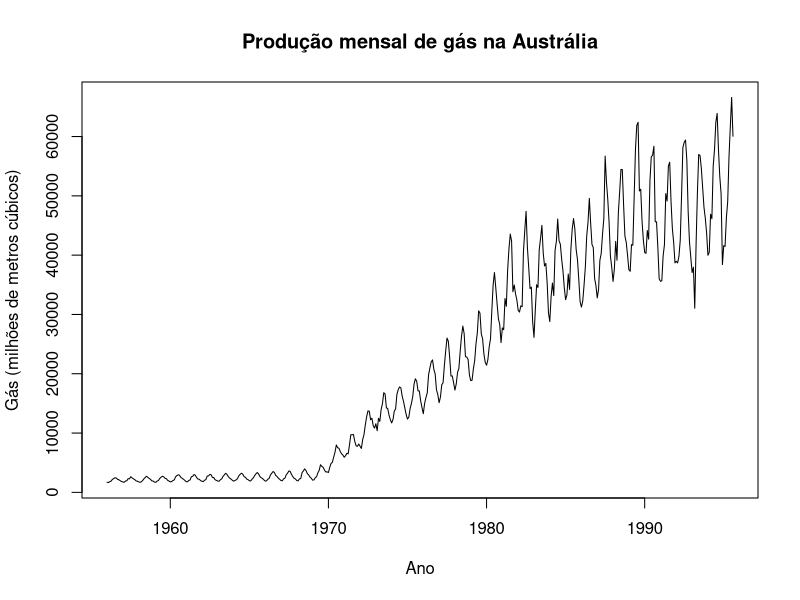
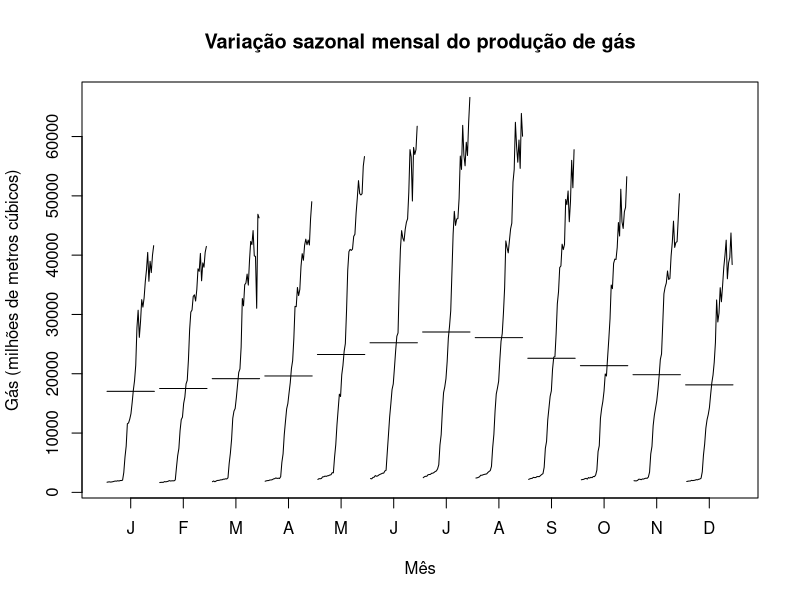
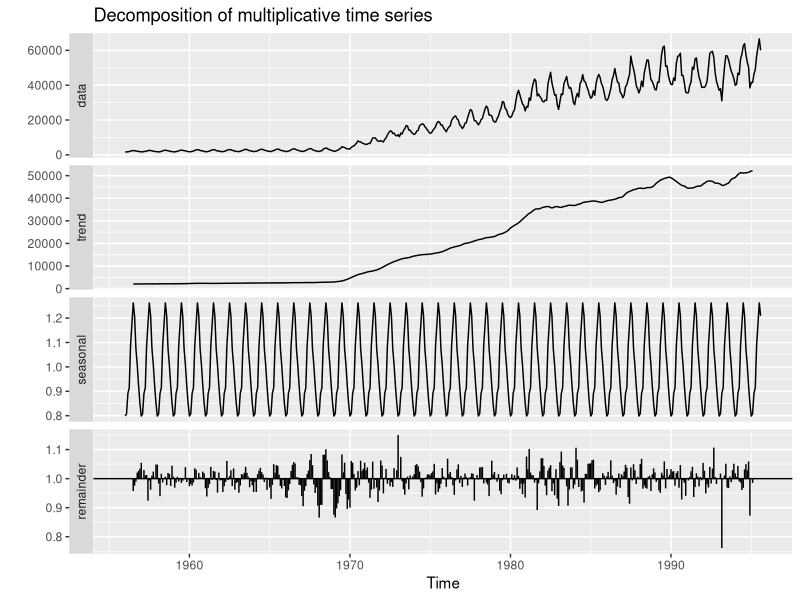
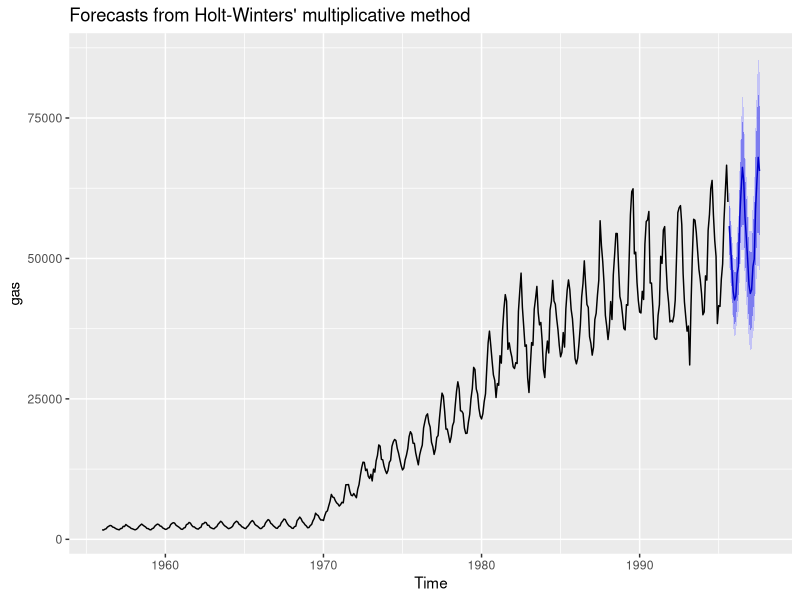
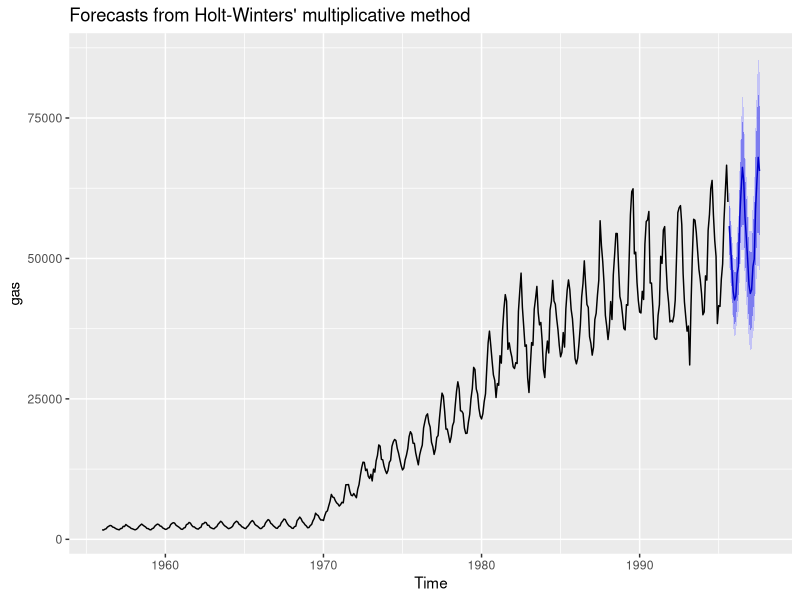
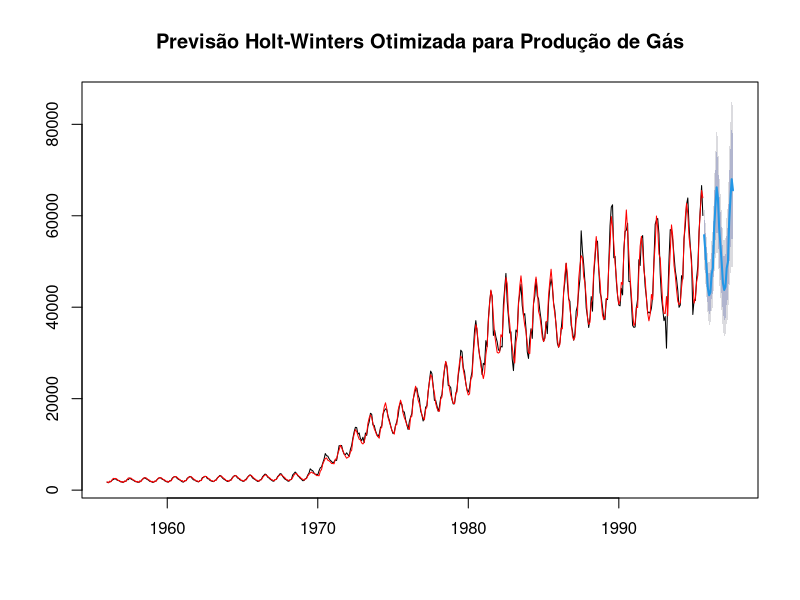
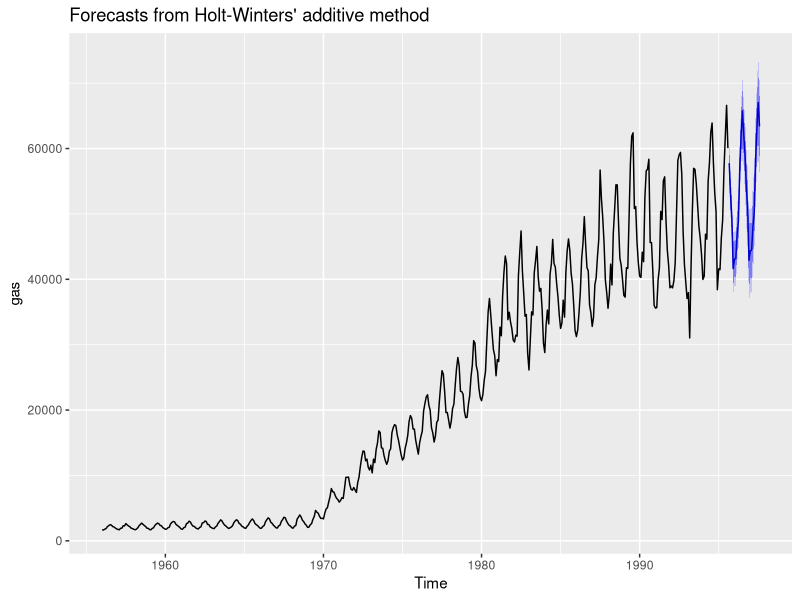
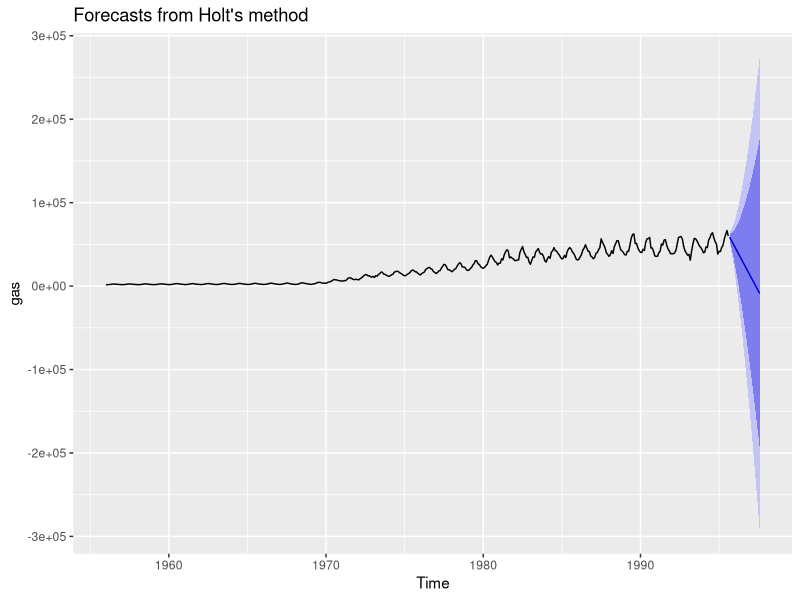

These charts were generated, in order, by the following R code:

### Trabalho 2 A.D.
## 1. Construam um gráfico temporal da série cronológica e descrevam as suas
# principais características. 

install.packages("dplyr")
library(dplyr)

install.packages("forecast")
install.packages("lmtest")
library(forecast)
library(lmtest)

data <- gas
show(data)

# Verificando estrutura da série temporal
str(data)

# Plotando gráfico temporal
plot(data, main="Produção mensal de gás na Austrália", ylab="Gás (milhões de metros cúbicos)", xlab="Ano")
monthplot(gas, main="Variação sazonal mensal do produção de gás", ylab="Gás (milhões de metros cúbicos)", xlab="Mês")


## Tendência: A série apresenta uma tendência ascendente ao longo do tempo, indicando um aumento na produção de gás na Austrália durante o período analisado.
## Sazonalidade: Há uma forte componente sazonal, com padrões que se repetem anualmente, aumentando a cada ano, indicando a presença de uma sazonalidade multiplicativa.
## Variabilidade: A amplitude das variações sazonais parece aumentar ao longo do tempo, sugerindo que a variabilidade na  produção de gás se torna mais pronunciada nos anos mais recentes.

################################################################################

## 2. Decomponham a série nas diferentes componentes, ilustrando graficamente a
#decomposição efetuada. Comentem os resultados. 

# Decompor a série temporal usando decompose
data_decomp <- decompose(data, type="multiplicative")

# Plotar a decomposição com decompose
autoplot(data_decomp)

# A tendência crescente mostra o aumento geral na produção de gás ao longo dos anos.
# A componente sazonal mostra um padrão que se repete anualmente.
# A componente residual captura as variações que não são explicadas pela tendência ou sazonalidade, incluindo ruídos. Podemos ver inicialmente um decrescimento do resíduos até pouco antes dos anos 80, quando ele volta a crescer e variar cada vez mais a cada ano.

################################################################################

## 3. Aplicação dos métodos de previsão, cálculo dos erros, e gráfico otimizado

#Aplicando Holt-Winters para sazonalidade mutiplicativa <<<< Método escolhido para esse projeto
holt_wintersM<-hw(gas,seasonal="multiplicative", h=24)
summary(holt_wintersM)
autoplot(holt_wintersM)
autoplot(forecast(holt_wintersM))

plot(holt_wintersM, main="Previsão Holt-Winters Otimizada para Produção de Gás")
lines(fitted(holt_wintersM), col = "red")

#Aplicando Holt-Winters para sazonalidade aditiva
holt_wintersA<-hw(gas,seasonal="additive", h=24)
summary(holt_wintersA)
autoplot(holt_wintersA)

#Aplicando método de Holt
holt_gas<-holt(gas,h=24)
summary(holt_gas)
autoplot(holt_gas)

#Aplicando Método de Amortecimento Exponencial Simples
AESimples_gas <- ses(gas, h=24)
summary(AESimples_gas)
autoplot(AESimples_gas)

#Comparação dos erros entre os métodos

accuracy(holt_wintersM)
accuracy(holt_wintersA)
accuracy(holt_gas)
accuracy(AESimples_gas)

################################################################################

## 4. Análise dos resíduos
residuals <- residuals(holt_wintersM)
acf(residuals, main = "Função de Autocorrelação dos Resíduos")
qqnorm(residuals)
qqline(residuals, col="red")
shapiro.test(residuals)

checkresiduals(holt_wintersM)

################################################################################

#Regressão Linear

# Carregar o pacote forecast
library(forecast)

# Carregar a série temporal gas
data("gas")

# Criar um dataframe com a série gas e uma variável de tempo
gas_data <- data.frame(
  time = time(gas),
  gas = as.numeric(gas)
)

# Ajustar um modelo de regressão linear simples
model <- lm(gas ~ time, data = gas_data)

# Resumo do modelo
summary(model)

# Plotar a série temporal e a linha de regressão
plot(gas, main="Produção de Gás Natural na Austrália", ylab="Produção (milhões de metros cúbicos)", xlab="Tempo")
abline(model, col="red")


# Previsões para os próximos 24 meses
start_time <- max(gas_data$time)
time_intervals <- start_time + seq(0.083, 0.083 * 24, by = 0.083)

# Inicializar um dataframe para armazenar as previsões
forecast_results <- data.frame(
  time = time_intervals,
  fit = numeric(length(time_intervals)),
  lwr = numeric(length(time_intervals)),
  upr = numeric(length(time_intervals))
)

# Loop para gerar previsões com intervalos de confiança
for (i in 1:length(time_intervals)) {
  previsao <- predict(model,
                      newdata = data.frame(time = time_intervals[i]),
                      interval = "prediction",
                      level = 0.95)
  
  forecast_results$fit[i] <- previsao[1, "fit"]
  forecast_results$lwr[i] <- previsao[1, "lwr"]
  forecast_results$upr[i] <- previsao[1, "upr"]
}

# Mostrar resultados das previsões
print(forecast_results)

# Plotar a série temporal original e as previsões

lines(forecast_results$time, forecast_results$fit, col="blue", lwd=3)
lines(forecast_results$time, forecast_results$lwr, col="red", lty=2, lwd=2)
lines(forecast_results$time, forecast_results$upr, col="red", lty=2, lwd=2)
abline(model, col="green", lwd=2)

# Verificação dos pressupostos do Modelo
# Independencia
plot(residuals(model), col="red")
abline(h = 0, lty = 2, lwd = 1.5)

#Normalidade
shapiro_reg <- shapiro.test(residuals(model))
shapiro_reg

#Homocedasticidade
bptest(model)

# Juntando todos os dados em um único dataframe
forecasts_HWM <- forecast(holt_wintersM)
forecasts_HWA <- forecast(holt_wintersA)
forecasts_HOLT <- forecast(holt_gas)
forecasts_AES <- forecast(AESimples_gas)

forecastHWM_mean <- as.numeric(forecasts_HWM$mean)
forecastHWM_time <- time(forecasts_HWM$mean)

forecastHWA_mean <- as.numeric(forecasts_HWA$mean)
forecastHWA_time <- time(forecasts_HWA$mean)

forecastHOLT_mean <- as.numeric(forecasts_HOLT$mean)
forecastHOLT_time <- time(forecasts_HOLT$mean)

forecastAES_mean <- as.numeric(forecasts_AES$mean)
forecastAES_time <- time(forecasts_AES$mean)


df_HWM <- data.frame(
  Time = forecastHWM_time,
  Forecast = forecastHWM_mean
)

df_HWA <- data.frame(
  Time = forecastHWA_time,
  Forecast = forecastHWA_mean
)

df_HOLT <- data.frame(
  Time = forecastHOLT_time,
  Forecast = forecastHOLT_mean
)

df_AES <- data.frame(
  Time = forecastAES_time,
  Forecast = forecastAES_mean
)

# Função para converter a coluna `time` de formato fracionário para Ano/Mês
convert_to_year_month <- function(frac_year) {
  year <- floor(frac_year)
  month <- round((frac_year - year) * 12)
  return(sprintf("%d/%02d", year, month))
}

# Aplicar a função de conversão para a coluna `time`
forecast_results$time <- sapply(forecast_results$time, convert_to_year_month)
df_HWM$Time <- sapply(df_HWM$Time, convert_to_year_month)
df_HWA$Time <- sapply(df_HWA$Time, convert_to_year_month)
df_HOLT$Time <- sapply(df_HOLT$Time, convert_to_year_month)
df_AES$Time <- sapply(df_AES$Time, convert_to_year_month)

forecast_results <- forecast_results %>%
  select(time, fit) %>%
  rename(`Regressão Linear` = fit)

df_HWM <- df_HWM %>%
  select(Time, `Forecast`) %>%
  rename(`Holt Winter Mult` = `Forecast`)

df_HWA <- df_HWA %>%
  select(Time, `Forecast`) %>%
  rename(`Holt Winters Adit` = `Forecast`)

df_HOLT <- df_HOLT %>%
  select(Time, `Forecast`) %>%
  rename(`Holt` = `Forecast`)

df_AES <- df_AES %>%
  select(Time, `Forecast`) %>%
  rename(`AES` = `Forecast`)

# Renomear a coluna `Time` para `time` em todos os dataframes para uniformidade
df_HWM <- df_HWM %>% rename(time = Time)
df_HWA <- df_HWA %>% rename(time = Time)
df_HOLT <- df_HOLT %>% rename(time = Time)
df_AES <- df_AES %>% rename(time = Time)

# Mesclar todos os dataframes com base na coluna `time`
combined_df <- forecast_results %>%
  full_join(df_HWM, by = "time") %>%
  full_join(df_HWA, by = "time") %>%
  full_join(df_HOLT, by = "time") %>%
  full_join(df_AES, by = "time")

# Exibindo o dataframe combinado
print(combined_df)
  
  


